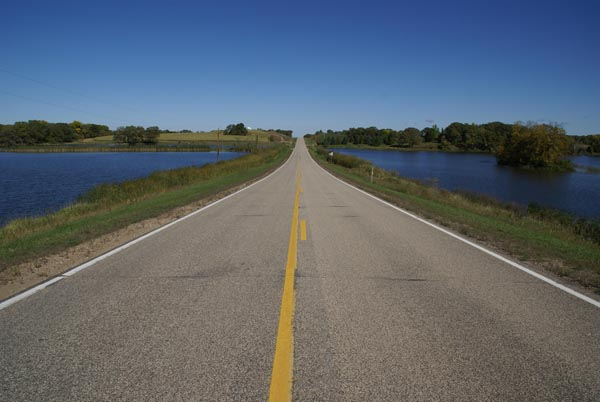
#> input picture images/road_0.bmp, 600 x 402 px
$ python road-segment-hough.py   (Python 2 division)
#> lines starting #> are read from the running program, lines starting #| are printed output that depends on the picture; after the words box and inside, x2 and y2 are one past the last pixel; in counts of white or black regions, pixels touching at a corner belong together
import numpy as np
import cv2
from matplotlib import pyplot as plt
from PIL import Image
import imutils

def invert_img(img):
    img = (255-img)
    return img

def canny(imgray):
    #imgray = cv2.GaussianBlur(imgray, (5,5), 200)
    canny_low = 100
    canny_high = 180

    thresh = cv2.Canny(imgray,canny_low,canny_high)
    return thresh

def filtering(imgray):
    edges = canny(imgray)

    minLineLength = 200
    maxLineGap = 300

    retval, dst = cv2.threshold(edges, 128, 255,cv2.THRESH_BINARY_INV)


    #lines = cv2.HoughLines(thresh,1,np.pi/180,0)
    lines = cv2.HoughLinesP(dst,2,np.pi/180,100,minLineLength,maxLineGap)
    print lines.shape

    # Code for HoughLinesP

    for i in range(0,lines.shape[0]):
        for x1,y1,x2,y2 in lines[i]:
            cv2.line(img,(x1,y1),(x2,y2),(0,255,0),2)


    # Code for HoughLines
    '''
    for i in range(0,5):
        for rho,theta in lines[i]:
            a = np.cos(theta)
            b = np.sin(theta)
            x0 = a*rho
            y0 = b*rho
            x1 = int(x0 + 1000*(-b))
            y1 = int(y0 + 1000*(a))
            x2 = int(x0 - 1000*(-b))
            y2 = int(y0 - 1000*(a))

            cv2.line(img,(x1,y1),(x2,y2),(0,0,255),2)
    '''

    return dst

# [77 lines left out: functions demi_img_fun, histogram_backprojection, morph_trans, watershed, not called in this run]


#img = cv2.imread('images/coins_clustered.jpg')


#img = cv2.imread('images/road_11.jpg')
img = cv2.imread('images/road_0.bmp')
#> img is the input picture: shape (402, 600, 3); mean B, G, R 109.9, 101, 92.3
#img = cv2.imread('images/road_1.png')

imgray = cv2.cvtColor(img, cv2.COLOR_BGR2GRAY)
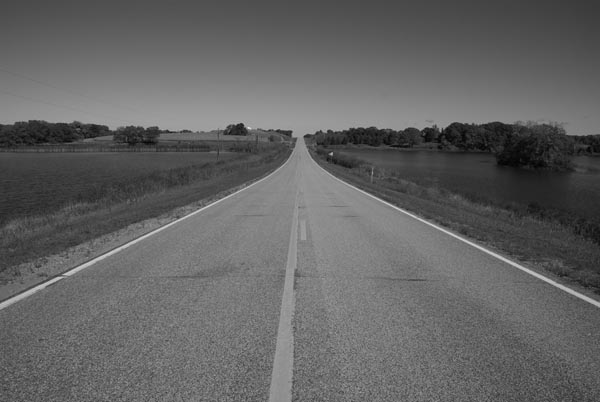
#> imgray: shape (402, 600); min 2, max 222, mean 99.4

img = imutils.resize(img, height = 500)
#> img: shape (500, 746, 3)
imgray = imutils.resize(imgray, height = 500)
#> imgray: shape (500, 746)

thresh = filtering(imgray)
#> in canny, `thresh = cv2.Canny(imgray,canny_low,canny_high)`:
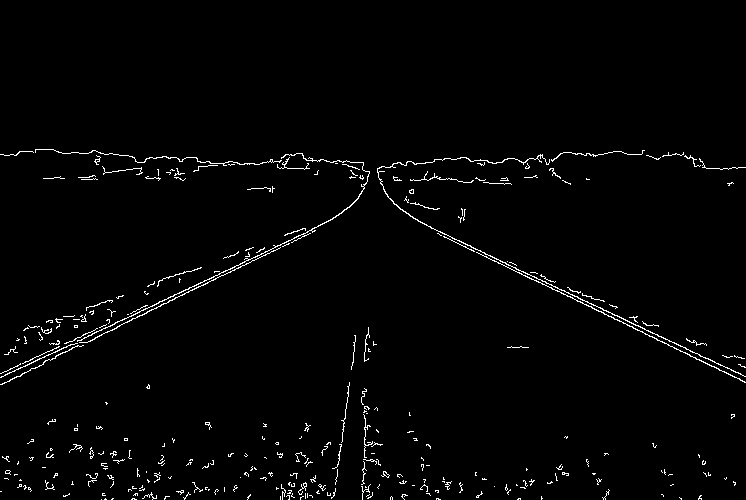
#> thresh: shape (500, 746); 1.8% white in thin lines or dots, all inside (x1, y1, x2, y2) = (0, 149, 746, 500)
#> in filtering, `lines = cv2.HoughLinesP(dst,2,np.pi/180,100,minLineLength,maxLineGap)`: lines = 214 rows, first 6: [0, 431, 306, 431], [173, 300, 575, 300], [368, 427, 745, 427], [21, 376, 731, 376], [0, 408, 345, 408], [0, 143, 745, 143]
#| (214, 1, 4)
#> after the loop in filtering, `for i in range(0,lines.shape[0]):`:
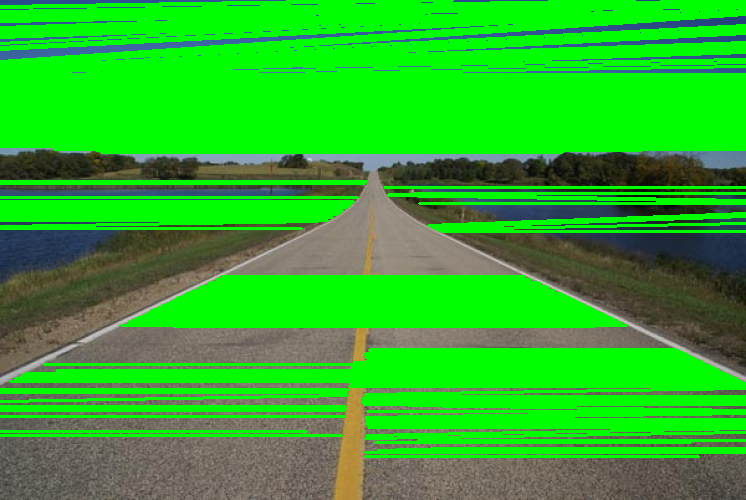
#> img: shape (500, 746, 3); mean B, G, R 40.4, 177.3, 44.7

cv2.imwrite('3.jpg', img)
#cv2.imwrite('4.jpg', thresh)

cv2.imshow('original', img)
cv2.imshow('result', thresh)
cv2.waitKey(0)

$ run again, with images/road_1.png saved as images/road_0.bmp
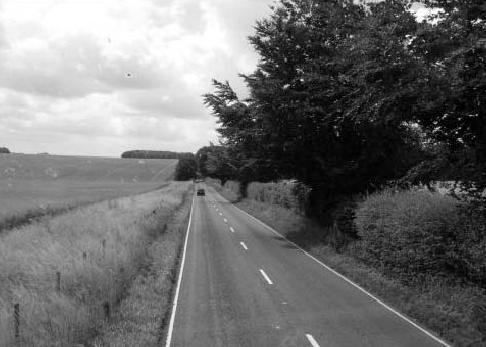
#> input picture images/road_1.png, 486 x 347 px
#> img is the input picture: shape (347, 486, 3); min 0, max 255, mean 111.5
#> in canny, `thresh = cv2.Canny(imgray,canny_low,canny_high)`:
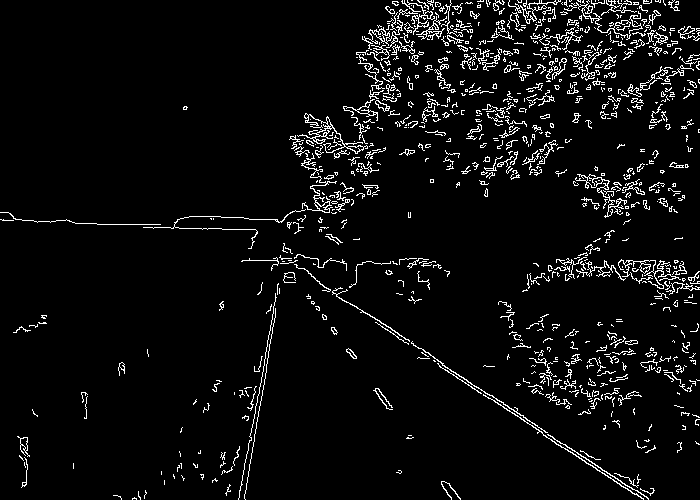
#> thresh: shape (500, 700); 5.2% white in thin lines or dots
#> dst: shape (500, 700); 94.8% white; black in thin lines or dots
#> lines = 89 rows, first 6: [251, 459, 580, 459], [248, 480, 612, 480], [253, 447, 560, 447], [0, 165, 300, 165], [305, 256, 699, 256], [253, 451, 567, 451]
#| (89, 1, 4)
#> after the loop in filtering, `for i in range(0,lines.shape[0]):`:
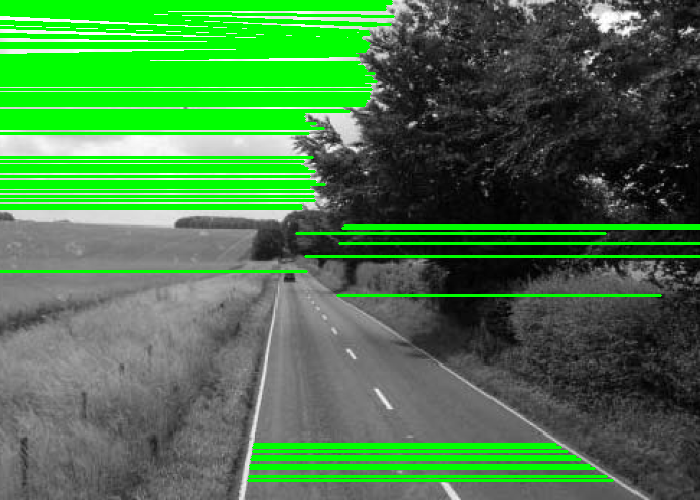
#> img: shape (500, 700, 3); mean B, G, R 70.9, 123.2, 70.9
